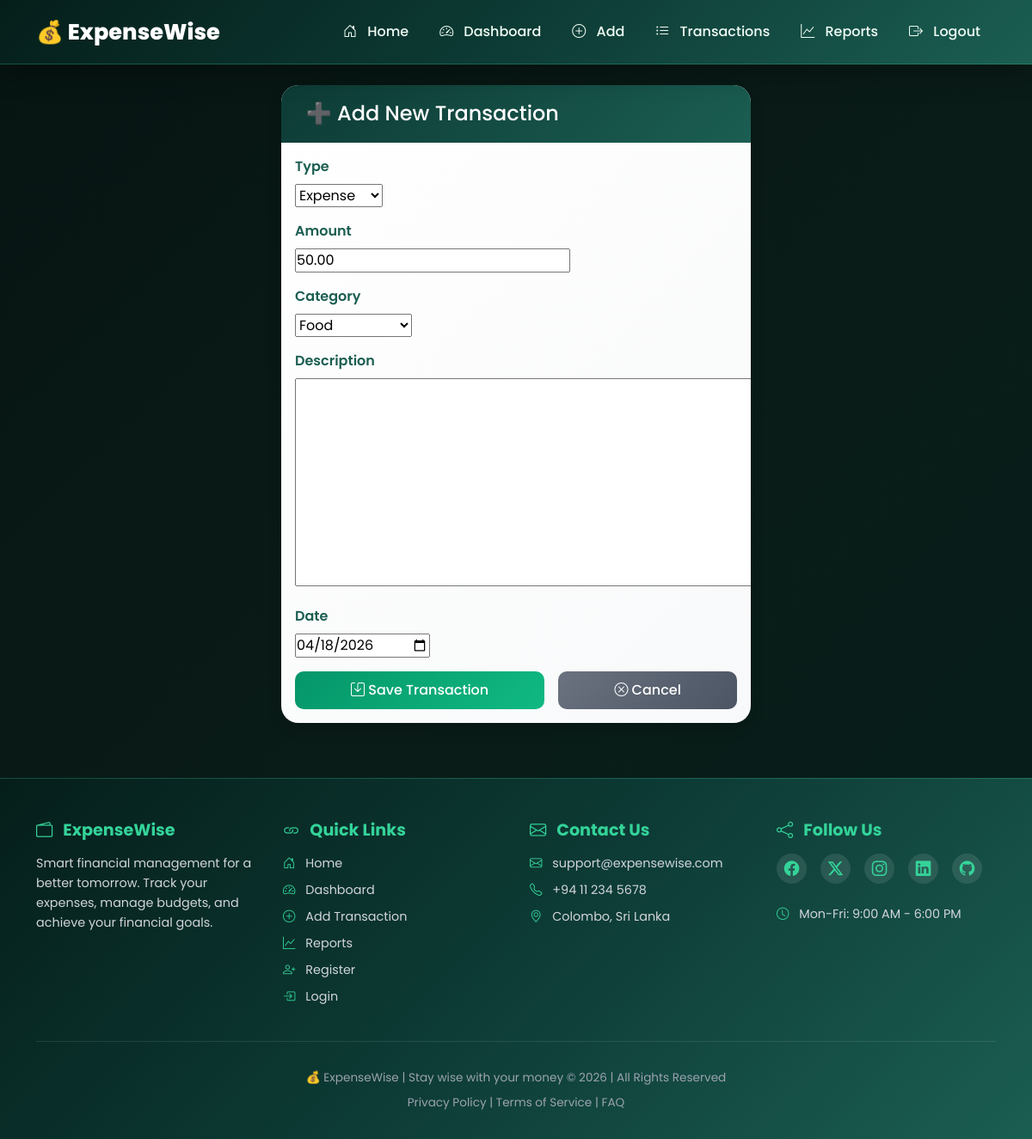
The app's page /transactions/edit/4/ (signed in) with its own data.
### transactions/models.py (models this page shows, shortened)
class Transaction(models.Model):
    TYPE_CHOICES = [
        ('income', 'Income'),
        ('expense', 'Expense'),
    ]
    user = models.ForeignKey(User, on_delete=models.CASCADE)
    type = models.CharField(max_length=10, choices=TYPE_CHOICES)
    amount = models.DecimalField(max_digits=10, decimal_places=2)
    category = models.ForeignKey(Category, on_delete=models.SET_NULL, null=True)
    description = models.TextField(blank=True)
    date = models.DateField()

### transactions/views.py (the view)
# urls.py: path('edit/<int:pk>/', views.edit_transaction, name='edit_transaction'),
@login_required
def edit_transaction(request, pk):
    t = get_object_or_404(Transaction, pk=pk, user=request.user)
    form = TransactionForm(request.POST or None, instance=t)
    if form.is_valid():
        form.save()
        return redirect('transaction_list')
    return render(request, 'transactions/add_transaction.html', {'form': form})

### transactions/forms.py (shortened to what this page needs)
class TransactionForm(forms.ModelForm):
    class Meta:
        model = Transaction
        fields = ['type', 'amount', 'category', 'description', 'date']
        widgets = {
            'date': forms.DateInput(attrs={'type': 'date'}),
            'amount': forms.NumberInput(attrs={
                'min': '0.01',
                'step': '0.01'
            }),
        }

### transactions/models.py (called while the page is built)
    def __str__(self):
        return self.name

### transactions/templates/transactions/add_transaction.html (shortened to what this page needs)
{% extends 'base.html' %}
{% block content %}
<div class="row justify-content-center">
    <div class="col-md-6">
        <div class="card shadow">
            <div class="card-header bg-primary text-white">
                <h4 class="mb-0">➕ Add New Transaction</h4>
            </div>
            <div class="card-body">
                <form method="post">
                    {% for field in form %}
                    <div class="mb-3">
                        <label class="form-label">{{ field.label }}</label>
                        {{ field }}
                    </div>
                    {% endfor %}
                    <div class="d-flex gap-3 mt-3">
                        <button type="submit" class="btn flex-fill" style="background: linear-gradient(135deg, #059669, #10b981); color: white; border: none; padding: 10px 20px; border-radius: 10px; font-weight: 500;">
                            <i class="bi bi-save"></i> Save Transaction
                        </button>
                        <a href="{% url 'dashboard' %}" class="btn flex-fill" style="background: linear-gradient(135deg, #6b7280, #4b5563); color: white; border: none; padding: 10px 20px; border-radius: 10px; text-decoration: none; text-align: center; font-weight: 500;">
                            <i class="bi bi-x-circle"></i> Cancel
                        </a>
                    </div>
                </form>
            </div>
        </div>
    </div>
</div>
{% endblock %}

### templates/base.html (style rules this page uses)
:root { --green-deepest: #051E1A; --green-darker: #0A2F2A; --green-dark: #0D3B35; --green-medium-dark: #114B43; --green-medium: #1B5E52; --green-forest: #1B6B5E; --green-emerald: #238B75; --green-light: #2EA88E; --green-bright: #34D399; --green-glow: #6EE7B7; --gold: #F59E0B; --gold-dark: #D97706; --red: #EF4444; --text-white: #FFFFFF; --text-light: #F0FDF4; --text-gray: #D1D5DB; --text-muted: #9CA3AF; --bg-darker: #061412; --bg-dark: #0A1C18; }
* { margin: 0; padding: 0; box-sizing: border-box; }
body { font-family: 'Poppins', 'Segoe UI', sans-serif; background: linear-gradient(135deg, var(--bg-darker) 0%, var(--bg-dark) 50%, var(--green-deepest) 100%); color: var(--text-light); min-height: 100vh; }
.btn { border-radius: 12px; padding: 12px 28px; font-weight: 600; transition: all 0.3s; }
.card { border: none; border-radius: 20px; background: linear-gradient(135deg, #FFFFFF 0%, #F8F9FA 100%); box-shadow: 0 10px 30px rgba(0, 0, 0, 0.15); transition: all 0.4s; overflow: hidden; }
.card-header { background: linear-gradient(135deg, var(--green-dark) 0%, var(--green-medium) 100%); color: var(--text-white); border: none; padding: 1.2rem 1.8rem; font-weight: 700; }
.form-label { color: #1B5E52; font-weight: 600; margin-bottom: 8px; display: block; }
.hero-hover-card, .card, .stat-card, .feature-wrapper { animation: fadeInUp 0.6s ease-out; }

### records on screen
Transaction: form "Expense" "50.00" "Food" "04/18/2026"

### other values on screen
{{ field.label }} "Type" "Amount" "Category" "Description" "Date"
